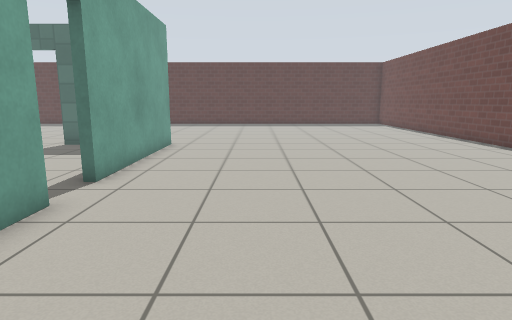
View 1 (above)

16 first-person views from a walk through a Gazebo world. The camera is 0.94 m above the floor, tilts 10° down and sees 75° across. The floor is counted in squares, 0.5 m on a side. Each view is taken from the middle of a square. On the plan, view 1 faces up. The plan holds only what a view shows up to about 17 squares ahead; the rest is blank. The place goes on beyond the plan. Robots are left out. Simple patterns stand in for the simulator's built-in surfaces.

View 2
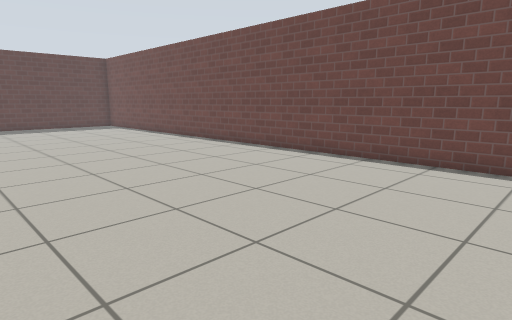

View 3
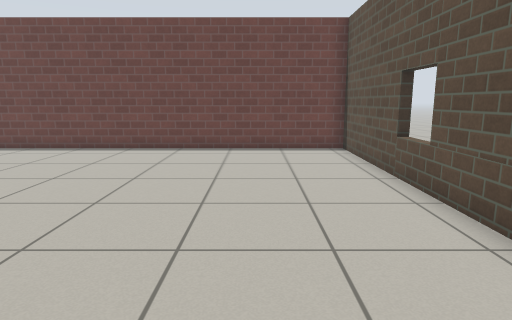

View 4
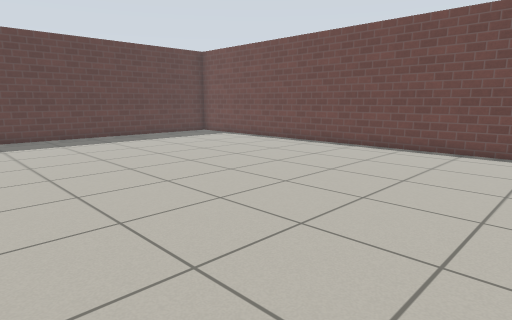

View 5
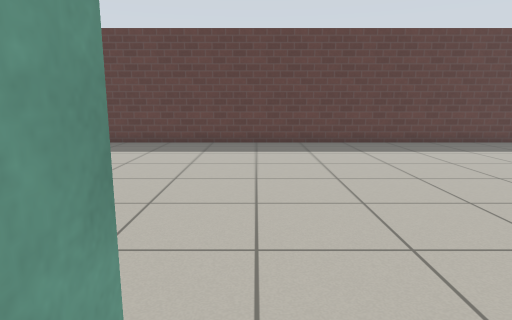

View 6
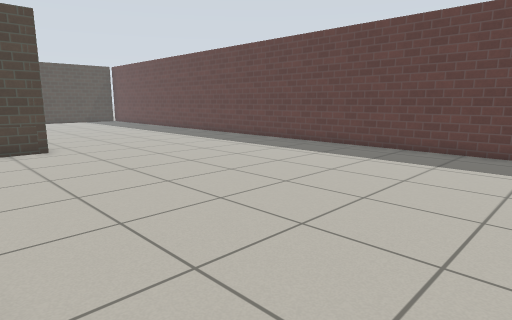

View 7
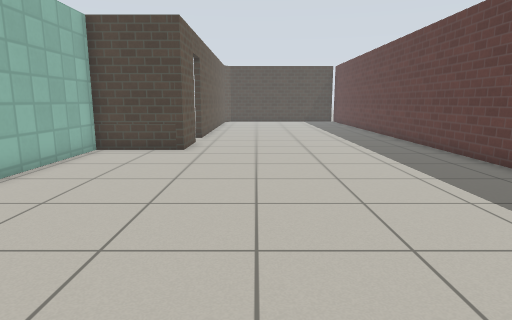

View 8
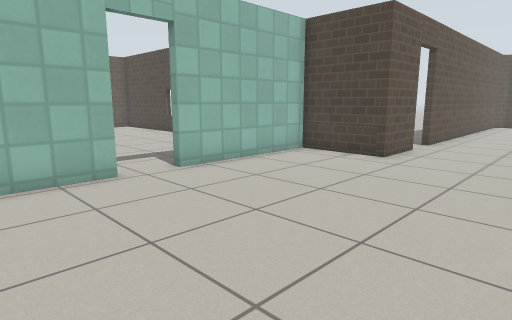

View 9
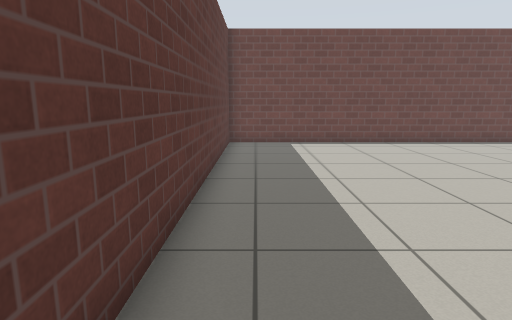

View 10
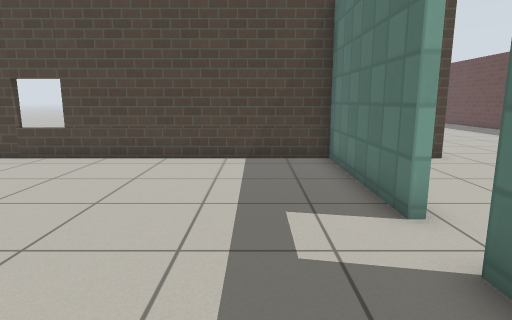

View 11
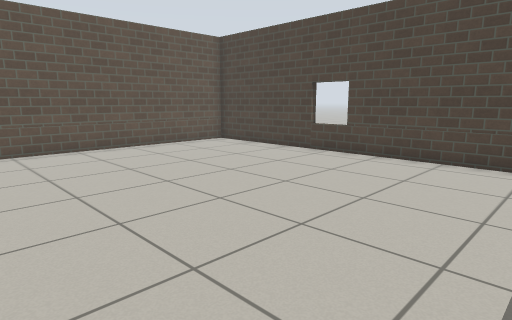

View 12
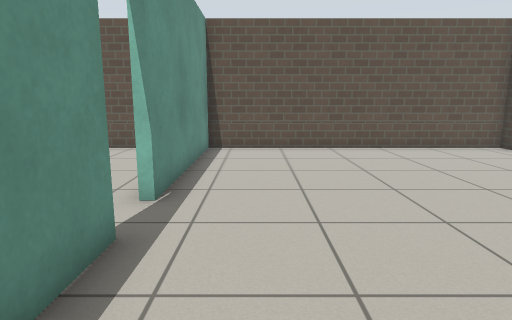

View 13
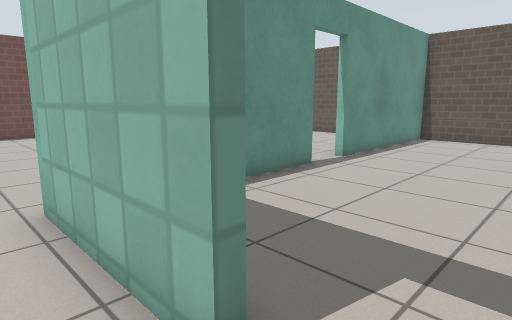

View 14
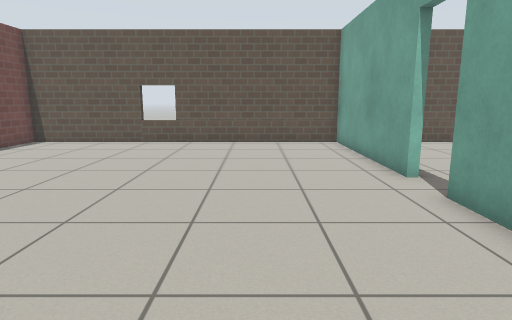

View 15
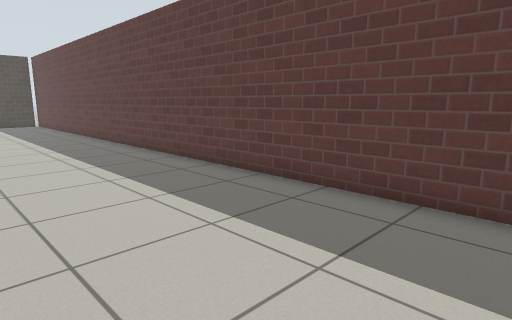

View 16
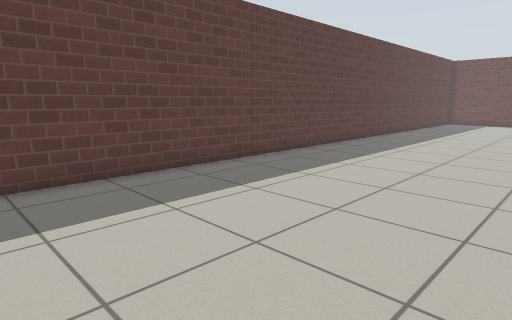

### Floor plan
Points are (right, up) in squares from view 1. A wall is a line through its corners. A room is listed if a view was taken in it or the views show most of it. See-through windows are left out.
Room 1 (views 1, 2, 3, 4, 5, 6, 7, 8, 9, 13, 14, 15, 16)
walls: (-8.4, 14.7) (-3.8, 14.7) (-3.8, 7.6); (-3.8, 5.9) (-3.8, -1.5) (10.4, -1.5) (10.4, 28.2) (-20.5, 28.2); (-18.6, 18.2) (-16, 18.2) (-16, 14.7) (-10.1, 14.7)
ways out: open door at (-9.3, 14.7) to room 2; open door at (-4, 6.5) to room 2; open door at (-19.5, 18)
Room 2 (views 10, 11, 12)
walls: (-4.1, 7.6) (-4.1, 10.5); (-10.1, 14.4) (-16, 14.4) (-16, -1.5) (-4.1, -1.5) (-4.1, 5.9); (-7.6, 14.4) (-8.4, 14.4)
ways out: open door at (-9.3, 14.7) to room 1; open door at (-4, 6.5) to room 1

Positions as (right, up) in squares from view 1, and headings:
1: (0, 0), facing up
2: (0, 2), facing up-right
3: (-3, 2), facing right
4: (-3, 10), facing up-right
5: (-3, 13), facing up
6: (-2, 15), facing up-left
7: (-3, 21), facing left
8: (-5, 23), facing down-left
9: (-5, 27), facing right
10: (-5, 12), facing left
11: (-5, 12), facing down-left
12: (-6, 12), facing down
13: (-10, 16), facing down-right
14: (0, 14), facing down
15: (-5, 22), facing up-left
16: (-20, 20), facing up-right
